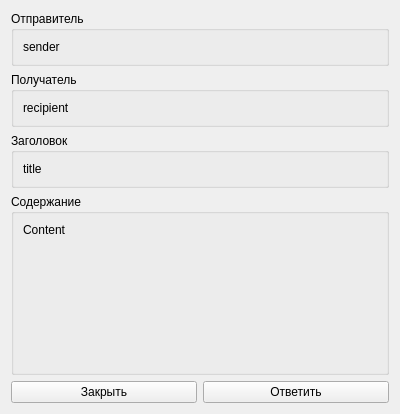
<?xml version="1.0" encoding="UTF-8"?>
<ui version="4.0">
 <class>Form</class>
 <widget class="QWidget" name="Form">
  <property name="geometry">
   <rect>
    <x>0</x>
    <y>0</y>
    <width>400</width>
    <height>414</height>
   </rect>
  </property>
  <property name="windowTitle">
   <string>Form</string>
  </property>
  <layout class="QVBoxLayout" name="verticalLayout" stretch="0,0,0,1,0">
   <item>
    <widget class="QGroupBox" name="groupBox">
     <property name="title">
      <string>Отправитель</string>
     </property>
     <layout class="QHBoxLayout" name="horizontalLayout">
      <item>
       <widget class="QLabel" name="sender_label">
        <property name="text">
         <string>sender</string>
        </property>
       </widget>
      </item>
     </layout>
    </widget>
   </item>
   <item>
    <widget class="QGroupBox" name="groupBox_2">
     <property name="title">
      <string>Получатель</string>
     </property>
     <layout class="QHBoxLayout" name="horizontalLayout_2">
      <item>
       <widget class="QLabel" name="reciever_label">
        <property name="text">
         <string>recipient</string>
        </property>
       </widget>
      </item>
     </layout>
    </widget>
   </item>
   <item>
    <widget class="QGroupBox" name="groupBox_3">
     <property name="title">
      <string>Заголовок</string>
     </property>
     <layout class="QHBoxLayout" name="horizontalLayout_3">
      <item>
       <widget class="QLabel" name="title_label">
        <property name="text">
         <string>title</string>
        </property>
       </widget>
      </item>
     </layout>
    </widget>
   </item>
   <item>
    <widget class="QGroupBox" name="groupBox_4">
     <property name="title">
      <string>Содержание</string>
     </property>
     <layout class="QHBoxLayout" name="horizontalLayout_4">
      <item>
       <widget class="QLabel" name="content_label">
        <property name="text">
         <string>Content</string>
        </property>
        <property name="alignment">
         <set>Qt::AlignLeading|Qt::AlignLeft|Qt::AlignTop</set>
        </property>
       </widget>
      </item>
     </layout>
    </widget>
   </item>
   <item>
    <layout class="QHBoxLayout" name="horizontalLayout_5">
     <item>
      <widget class="QPushButton" name="close_button">
       <property name="text">
        <string>Закрыть</string>
       </property>
      </widget>
     </item>
     <item>
      <widget class="QPushButton" name="answer_button">
       <property name="text">
        <string>Ответить</string>
       </property>
      </widget>
     </item>
    </layout>
   </item>
  </layout>
 </widget>
 <resources/>
 <connections/>
</ui>
